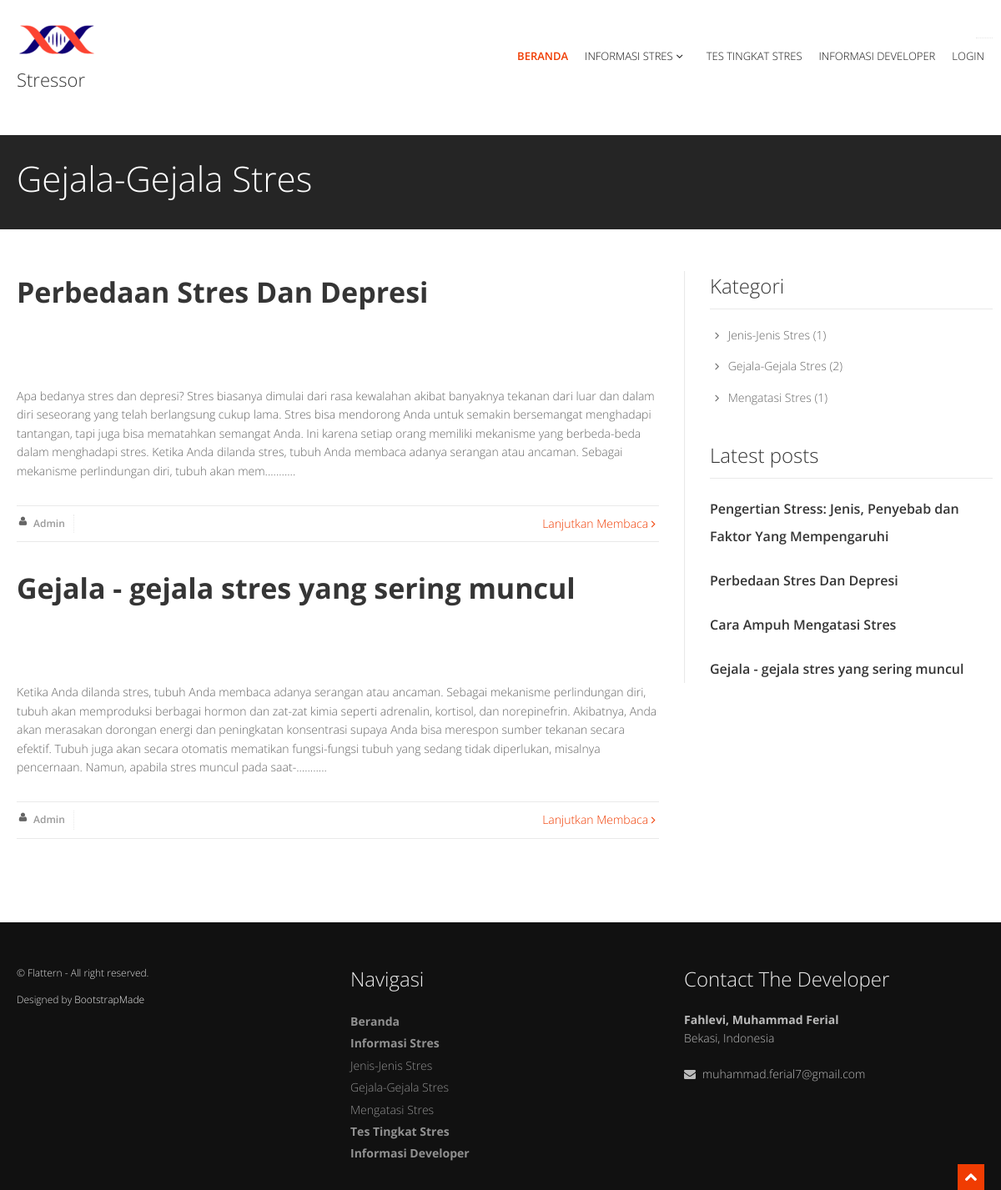
The page /home/cat/2 on the database its author committed.
### tables this page shows
CREATE TABLE `tb_berita` (
  `id` int(3) NOT NULL,
  `kategori` varchar(15) NOT NULL,
  `judul` varchar(100) NOT NULL,
  `gambar` text NOT NULL,
  `isi` text NOT NULL
);

### application/controllers/Home.php (called while the page is built, shortened)
<?php
class Home extends CI_Controller {
	public function __construct(){
		$this->load->model('nilai_model');
		$this->load->model('berita_model');
		$this->load->view('template/assets');
	}
	function cat($id){
		if ($id == "1") {
			$data['kode'] = "Jenis-Jenis Stres";
        } if ($id == "2") {
              $data['kode'] = "Gejala-Gejala Stres";
        } if ($id == "3") {
              $data['kode'] = "Mengatasi Stres";
        }
		$data['alldata'] = $this->berita_model->cat($id);
		$data['a'] = $this->berita_model->count1();
		$data['b'] = $this->berita_model->count2();
		$data['c'] = $this->berita_model->count3();
		$data['column'] = $this->berita_model->all();
		$this->load->view('template/header');
		$this->load->view('info/cat_page', $data);
		$this->load->view('template/footer');
	}
}

### index.php (called while the page is built, shortened)
<?php
require_once BASEPATH.'core/CodeIgniter.php';

### application/models/berita_model.php (called while the page is built, shortened)
<?php
class berita_model extends CI_Model {
	function all(){
		$this->db->limit(5);
		return $this->db->get('tb_berita');
	}
	function count1(){
		$this->db->select('COUNT(id) as count');
		$this->db->from('tb_berita');
		$this->db->where('kategori', '1');
		$query = $this->db->get();
		if ($query->num_rows() > 0 ){
			$row = $query->row();
			return $row->count;
		}
		return 0;
	}
	function count2(){
		$this->db->select('COUNT(id) as count');
		$this->db->from('tb_berita');
		$this->db->where('kategori', '2');
		$query = $this->db->get();
		if ($query->num_rows() > 0 ){
			$row = $query->row();
			return $row->count;
		}
		return 0;
	}
	function count3(){
		$this->db->select('COUNT(id) as count');
		$this->db->from('tb_berita');
		$this->db->where('kategori', '3');
		$query = $this->db->get();
		if ($query->num_rows() > 0 ){
			$row = $query->row();
			return $row->count;
		}
		return 0;
	}
	function cat($id){
		$this->db->where('kategori', $id);
		return $this->db->get('tb_berita');
	}
}

### application/views/info/cat_page.php (the view, shortened to what this page needs)
<!DOCTYPE html>
<html>
<head>
</head>
<body>
<section id="inner-headline">
  <div class="container">
    <div class="row">
      <div class="span4">
        <div class="inner-heading">
          <h2><?php echo $kode;?></h2>
        </div>
      </div>
    </div>
  </div>
</section>
<section id="content">
  <div class="container">
    <div class="row">
      <div class="span8">
        <article>
        <?php foreach($alldata->result() as $row):?>
          <div class="row">
            <div class="span8">
              <div class="post-slider">
                <div class="post-heading">
                  <h3><a href="<?php echo base_url('home/newspage/');?><?php echo $row->id;?>"><?php echo $row->judul;?></a></h3>
                </div>
                <div class="flexslider">
                </div>
              </div>
              <p>
                <?php $artikel = $row->isi;
                echo substr($artikel, 0, 500);?>...........
              </p>
              <div class="bottom-article">
                <ul class="meta-post">
                  <li><i class="icon-user"></i><a> Admin</a></li>
                </ul>
                <a href="<?php echo base_url('home/newspage/');?><?php echo $row->id;?>" class="pull-right">Lanjutkan Membaca <i class="icon-angle-right"></i></a>
              </div>
            </div>
          </div>
        <?php endforeach;?>
        </article>
      </div>
      <div class="span4">
        <aside class="right-sidebar">
          <div class="widget">
            <h5 class="widgetheading">Kategori</h5>
              <ul class="cat">
                <li><i class="icon-angle-right"></i><a href="<?php echo base_url('home/cat/1');?>">Jenis-Jenis Stres</a><span> (<?php echo $a;?>)</span></li>
                <li><i class="icon-angle-right"></i><a href="<?php echo base_url('home/cat/2');?>">Gejala-Gejala Stres</a><span> (<?php echo $b;?>)</span></li>
                <li><i class="icon-angle-right"></i><a href="<?php echo base_url('home/cat/3');?>">Mengatasi Stres</a><span> (<?php echo $c;?>)</span></li>
              </ul>
          </div>
          <div class="widget">
            <h5 class="widgetheading">Latest posts</h5>
            <ul class="recent">
            <?php foreach($column->result() as $row):?>
              <li>
                <h6><a href="<?php echo base_url('home/newspage/');?><?php echo $row->id;?>"><?php echo $row->judul;?></a></h6>
              </li>
            <?php endforeach;?>
            </ul>
          </div>
        </aside>
      </div>
    </div>
  </div>
</section>

### assets/css/flexslider.css (style rules this page uses)
.flexslider { margin: 0; padding: 0; }
.flexslider { margin: 0 0 60px; background: #fff; border: 4px solid #fff; position: relative; -webkit-border-radius: 0; -moz-border-radius: 0; -o-border-radius: 0; border-radius: 0; box-shadow: none; -webkit-box-shadow: none; -moz-box-shadow: none; -o-box-shadow: none; zoom: 1; }

### assets/css/style.css (style rules this page uses)
body { font-family: 'Open Sans', Arial, sans-serif; font-size: 14px; font-weight: 300; line-height: 1.6em; color: #656565; }
.container { padding: 0 20px 0 20px; position: relative; }
.row, .row-fluid { margin-bottom: 30px; }
.row .row, .row-fluid .row-fluid { margin-bottom: 30px; }
#content { position: relative; background: #fff; padding: 50px 0 0 0; }
#inner-headline { background: #252525; position: relative; margin: 0; padding: 0; color: #fefefe; }
#inner-headline .inner-heading h2 { color: #fff; margin: 20px 0 0 0; }
.widgetheading { width: 100%; padding: 0; }
aside .widgetheading { position: relative; border-bottom: #e9e9e9 1px solid; padding-bottom: 9px; }
article { float: left; width: 100%; margin-bottom: 40px; }
article .post-heading h3 { margin-bottom: 20px; }
article .post-heading h3 a { font-weight: 700; color: #353535; }
.post-slider { margin-bottom: 20px; }
ul.meta-post { float: left; margin: 0; padding: 0; list-style: none; }
ul.meta-post li { float: left; margin: 0 10px 0 0; padding: 0; list-style: none; border-right: 1px dotted #e9e9e9; padding-right: 10px; }
ul.meta-post li i { float: left; font-size: 12px; margin: 2px 5px 0 0; }
ul.meta-post li a { color: #999; float: left; font-size: 12px; font-weight: 600; }
.bottom-article { float: left; width: 100%; border-top: 1px solid #e9e9e9; border-bottom: 1px solid #e9e9e9; padding: 10px 0 10px 0; margin-top: 20px; }
aside { position: relative; margin-bottom: 40px; }
.right-sidebar { border-left: 1px solid #e9e9e9; padding: 0 0 0 30px; -webkit-box-shadow: inset 1px 0 0 0 rgba(0, 0, 0, .01); box-shadow: inset 1px 0 0 0 rgba(0, 0, 0, .01); }
aside .widget { margin-bottom: 40px; }
ul.cat, ul.recent, ul.folio-detail, ul.contact-info { margin: 0; padding: 0; list-style: none; }
ul.cat li, ul.recent li, ul.folio-detail li, ul.contact-info li { margin: 0 0 15px 0; list-style: none; }
ul.cat li a, ul.folio-detail li a { color: #656565; }
.widget ul.recent li { margin-bottom: 20px; }
ul.recent li h6 { margin: 0 0 10px 0; }
ul.recent li h6 a { color: #353535; font-size: 16px; font-weight: 600; }

### assets/skins/default.css (style rules this page uses)
a, a:hover,a:focus,a:active, footer a.text-link:hover, strike, footer ul.link-list li a:hover, .post-meta span a:hover, footer a.text-link, ul.meta-post li a:hover, ul.cat li a:hover, ul.recent li h6 a:hover, ul.portfolio-categ li.active a, ul.portfolio-categ li.active a:hover, ul.portfolio-categ li a:hover,ul.related-post li h4 a:hover, span.highlight,article .post-heading h3 a:hover, .navbar .nav > .active > a,.navbar .nav > .active > a:hover,.navbar .nav > li > a:hover,.navbar .nav > li > a:focus,.navbar .nav > .active > a:focus, .validation { color:#F03C02; }

### assets/css/overwrite.css (style rules this page uses)
h1, h2, h3, h4, h5, h6 { font-family: 'Open Sans', sans-serif; color:#353535; font-weight:300; line-height:1.5em; margin-top:0; }
h2 { font-size:42px; margin-bottom:22px; }
h3 { font-size:34px; margin-bottom:22px; }
h5 { font-size:24px; margin-bottom:20px; }
h6 { font-size:22px; margin-bottom:20px; }
.widget h4,.widget h5 { font-weight:300; margin-bottom:20px; }
ul, ol { padding: 0; margin: 0 0 10px 25px; }
li { line-height: 1.6em; }

### rows shown on the page
tb_berita: judul "Perbedaan Stres Dan Depresi", isi "Apa bedanya stres dan depresi? Stres biasanya dimulai dari rasa kewalahan akibat banyaknya tekanan dari luar dan dalam diri seseorang yang telah berlangsung cukup lama. Stres bisa mendorong Anda untuk semakin bersemangat menghadapi tantangan, tapi juga bisa mematahkan semangat Anda. Ini karena setiap orang memiliki mekanisme yang berbeda-beda dalam menghadapi stres. Ketika Anda dilanda stres, tubuh Anda membaca adanya serangan atau ancaman. Sebagai mekanisme perlindungan diri, tubuh akan mem"
tb_berita: judul "Gejala - gejala stres yang sering muncul", isi "Ketika Anda dilanda stres, tubuh Anda membaca adanya serangan atau ancaman. Sebagai mekanisme perlindungan diri, tubuh akan memproduksi berbagai hormon dan zat-zat kimia seperti adrenalin, kortisol, dan norepinefrin. Akibatnya, Anda akan merasakan dorongan energi dan peningkatan konsentrasi supaya Anda bisa merespon sumber tekanan secara efektif. Tubuh juga akan secara otomatis mematikan fungsi-fungsi tubuh yang sedang tidak diperlukan, misalnya pencernaan. Namun, apabila stres muncul pada saat-"
tb_berita: judul "Pengertian Stress: Jenis, Penyebab dan Faktor Yang Mempengaruhi"
tb_berita: judul "Cara Ampuh Mengatasi Stres"

### other values the page prints
$kode "Gejala-Gejala Stres"
$a "1"
$b "2"
$c "1"
